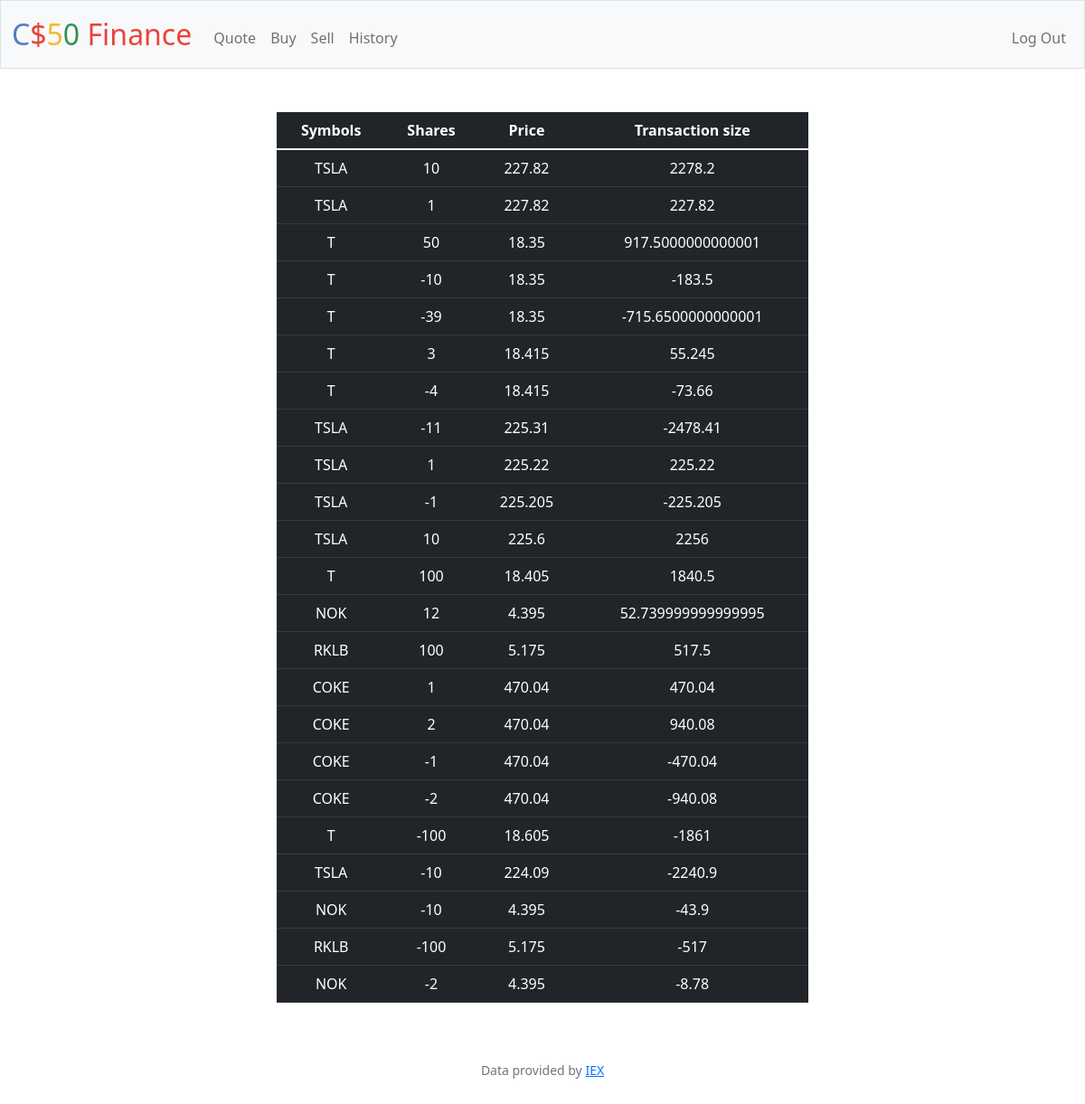
The app's page /history (signed in) with its own data.
### tables this page shows
CREATE TABLE history (
                history_user_id INTEGER NOT NULL,
                history_id INTEGER PRIMARY KEY,
                name TEXT NOT NULL,
                symbol TEXT NOT NULL,
                shares INTEGER NOT NULL,
                price INTEGER NOT NULL,
                value_of_stock NUMERIC NOT NULL
            );

### app.py (the view)
@app.route("/history")
@login_required
def history():
    history_rows = db.execute("SELECT * FROM history WHERE history_user_id = ?", session["user_id"])
    return render_template("history.html", history_rows = history_rows)

### app.py (called while the page is built)
@app.after_request
def after_request(response):
    response.headers["Cache-Control"] = "no-cache, no-store, must-revalidate"
    response.headers["Expires"] = 0
    response.headers["Pragma"] = "no-cache"
    return response

### helpers.py (called while the page is built)
def login_required(f):
    @wraps(f)
    def decorated_function(*args, **kwargs):
        if session.get("user_id") is None:
            return redirect("/login")
        return f(*args, **kwargs)
    return decorated_function

### templates/history.html
{% extends "layout.html" %}
{% block main %}
<div class="mx-auto w-50">
<table class="table table-dark">
    <thead>
        <tr>
            <th>Symbols</th>
            <th>Shares</th>
            <th>Price</th>
            <th>Transaction size</th>
        </tr>
    </thead>
    <tbody>
        {% for dict in history_rows %}
            <tr>
                <td>{{dict.symbol}}</td>
                <td>{{dict.shares}}</td>
                <td>{{dict.price}}</td>
                <td>{{dict.value_of_stock}}</td>
            </tr>
        {% endfor %}
    </tbody>
</table>
{% endblock %}

### records on screen
history: symbol "TSLA", shares "10", price "227.82", value_of_stock "2278.2"
history: symbol "TSLA", shares "1", price "227.82", value_of_stock "227.82"
history: symbol "T", shares "50", price "18.35", value_of_stock "917.5000000000001"
history: symbol "T", shares "-10", price "18.35", value_of_stock "-183.5"
history: symbol "T", shares "-39", price "18.35", value_of_stock "-715.6500000000001"
history: symbol "T", shares "3", price "18.415", value_of_stock "55.245"
history: symbol "T", shares "-4", price "18.415", value_of_stock "-73.66"
history: symbol "TSLA", shares "-11", price "225.31", value_of_stock "-2478.41"
history: symbol "TSLA", shares "1", price "225.22", value_of_stock "225.22"
history: symbol "TSLA", shares "-1", price "225.205", value_of_stock "-225.205"
history: symbol "TSLA", shares "10", price "225.6", value_of_stock "2256"
history: symbol "T", shares "100", price "18.405", value_of_stock "1840.5"
history: symbol "NOK", shares "12", price "4.395", value_of_stock "52.739999999999995"
history: symbol "RKLB", shares "100", price "5.175", value_of_stock "517.5"
history: symbol "COKE", shares "1", price "470.04", value_of_stock "470.04"
history: symbol "COKE", shares "2", price "470.04", value_of_stock "940.08"
history: symbol "COKE", shares "-1", price "470.04", value_of_stock "-470.04"
history: symbol "COKE", shares "-2", price "470.04", value_of_stock "-940.08"
history: symbol "T", shares "-100", price "18.605", value_of_stock "-1861"
history: symbol "TSLA", shares "-10", price "224.09", value_of_stock "-2240.9"
history: symbol "NOK", shares "-10", price "4.395", value_of_stock "-43.9"
history: symbol "RKLB", shares "-100", price "5.175", value_of_stock "-517"
history: symbol "NOK", shares "-2", price "4.395", value_of_stock "-8.78"
